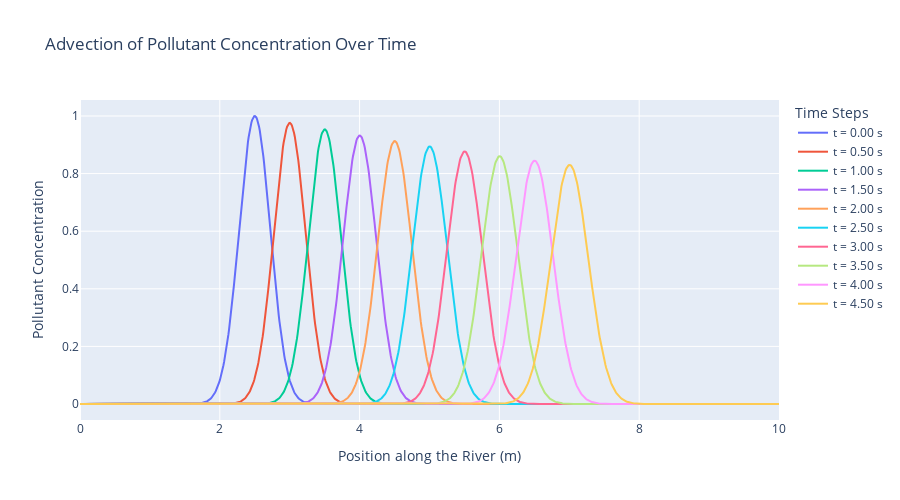

Notebook cell for this chart:
### Code cell
# Visualization using Plotly
fig = go.Figure()

for idx, rho_snapshot in enumerate(rho_history):
    fig.add_trace(go.Scatter(
        x=x,
        y=rho_snapshot,
        mode='lines',
        name=f't = {time_steps[idx]:.2f} s'
    ))

fig.update_layout(
    title='Advection of Pollutant Concentration Over Time',
    xaxis_title='Position along the River (m)',
    yaxis_title='Pollutant Concentration',
    legend_title='Time Steps',
    autosize=True,
    height=500
)

fig.show()

### Figure 1 — Plotly figure (JSON) as saved in the notebook; plotly's stock layout.template omitted (floating-point values rounded to 4 significant figures; data arrays with more than 128 entries replaced by an {"elided": "..."} marker saying what was removed)
{"data": [{"mode": "lines", "name": "t = 0.00 s", "type": "scatter", "x": {"elided": "1000 float values"}, "y": {"elided": "1000 float values"}}, {"mode": "lines", "name": "t = 0.50 s", "type": "scatter", "x": {"elided": "1000 float values"}, "y": {"elided": "1000 float values"}}, {"mode": "lines", "name": "t = 1.00 s", "type": "scatter", "x": {"elided": "1000 float values"}, "y": {"elided": "1000 float values"}}, {"mode": "lines", "name": "t = 1.50 s", "type": "scatter", "x": {"elided": "1000 float values"}, "y": {"elided": "1000 float values"}}, {"mode": "lines", "name": "t = 2.00 s", "type": "scatter", "x": {"elided": "1000 float values"}, "y": {"elided": "1000 float values"}}, {"mode": "lines", "name": "t = 2.50 s", "type": "scatter", "x": {"elided": "1000 float values"}, "y": {"elided": "1000 float values"}}, {"mode": "lines", "name": "t = 3.00 s", "type": "scatter", "x": {"elided": "1000 float values"}, "y": {"elided": "1000 float values"}}, {"mode": "lines", "name": "t = 3.50 s", "type": "scatter", "x": {"elided": "1000 float values"}, "y": {"elided": "1000 float values"}}, {"mode": "lines", "name": "t = 4.00 s", "type": "scatter", "x": {"elided": "1000 float values"}, "y": {"elided": "1000 float values"}}, {"mode": "lines", "name": "t = 4.50 s", "type": "scatter", "x": {"elided": "1000 float values"}, "y": {"elided": "1000 float values"}}], "layout": {"autosize": true, "height": 500, "legend": {"title": {"text": "Time Steps"}}, "title": {"text": "Advection of Pollutant Concentration Over Time"}, "xaxis": {"title": {"text": "Position along the River (m)"}}, "yaxis": {"title": {"text": "Pollutant Concentration"}}}}
